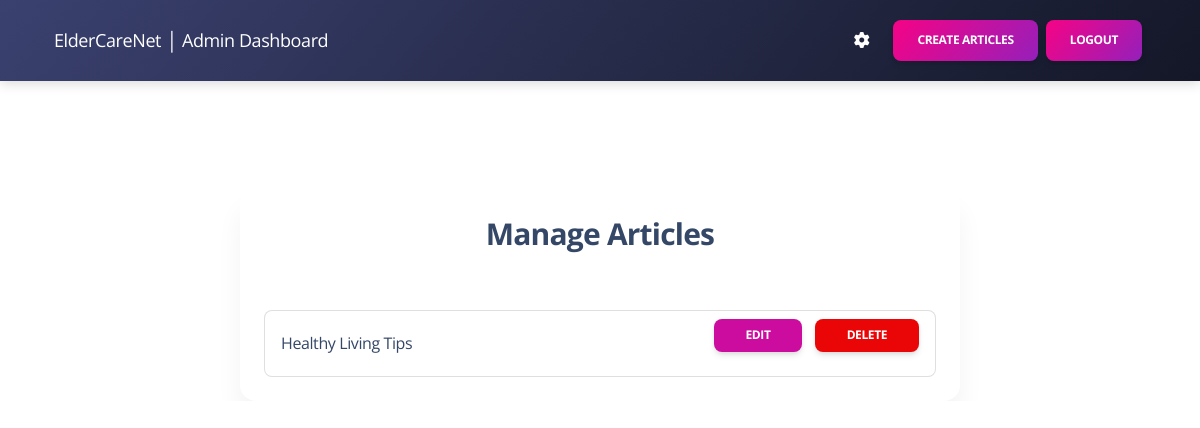
Page /admin/dashboard (signed in) on the earlier database version.
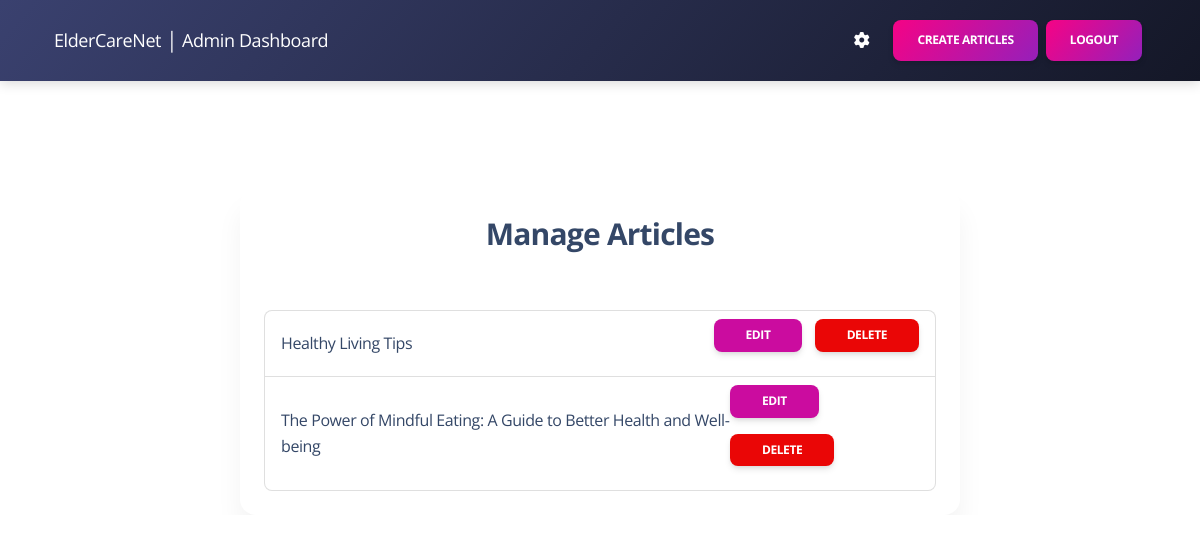
Same page on the later database version.
### models.py (models this page shows)
class Article(Base):
    __tablename__ = "articles"
    article_id = Column(Integer, primary_key=True, index=True)
    title = Column(String, nullable=False)
    content = Column(Text, nullable=False)
    created_at = Column(DateTime(timezone=True), server_default=func.now())
    updated_at = Column(DateTime(timezone=True), onupdate=func.now())
    author_id = Column(Integer, ForeignKey("admins.admin_id"))
    comments = relationship("Comment", back_populates="article")
    saved_by = relationship("SavedArticle", back_populates="article")

### routers/admin.py (the view)
@router.get("/dashboard")
async def admin_dashboard(request: Request, db: Session = Depends(get_db), current_admin: schemas.AdminOut = Depends(get_current_admin)):
    articles = crud.get_articles(db)
    return admin_templates.TemplateResponse("admin_dashboard.html", {"request": request, "admin": current_admin, "articles": articles})

### templates/pages/admin/admin_dashboard.html (shortened to what this page needs)
{% extends "layouts/admindbbase.html" %}
{% block content %}
    <div class="container mt-5">
        <div class="row justify-content-center">
            <div class="col-md-8">
                <div class="card">
                    <div class="card-header">
                        <h3 class="text-center">Manage Articles</h3>
                    </div>
                    <div class="card-body">
                        <div class="list-group">
                            {% for article in articles %}
                            <div class="list-group-item d-flex justify-content-between align-items-center">
                                <a href="/articles/{{ article.article_id }}" class="flex-grow-1">{{ article.title }}</a>
                                <div>
                                    <a href="/admin/article/{{ article.article_id }}/edit" class="btn btn-sm btn-primary me-2">Edit</a>
                                    <form action="/admin/article/{{ article.article_id }}/delete" method="post" style="display:inline;">
                                        <button type="submit" class="btn btn-sm btn-danger">Delete</button>
                                    </form>
                                </div>
                            </div>
                            {% endfor %}
                        </div>
                    </div>
                </div>
            </div>
        </div>
    </div>
{% endblock %}

Differences in the rows shown:
added Article: title "The Power of Mindful Eating: A Guide to Better Health and Well-being"
